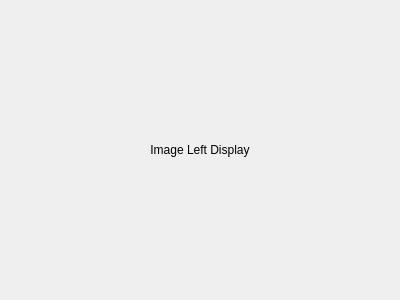
<?xml version="1.0" encoding="UTF-8"?>
<ui version="4.0">
 <class>CameraSolo</class>
 <widget class="QWidget" name="CameraSolo">
  <property name="geometry">
   <rect>
    <x>0</x>
    <y>0</y>
    <width>400</width>
    <height>300</height>
   </rect>
  </property>
  <property name="windowTitle">
   <string>CameraSolo</string>
  </property>
  <layout class="QHBoxLayout" name="horizontalLayout">
   <property name="spacing">
    <number>0</number>
   </property>
   <property name="margin">
    <number>0</number>
   </property>
   <item>
    <widget class="QLabel" name="labelImage">
     <property name="minimumSize">
      <size>
       <width>300</width>
       <height>200</height>
      </size>
     </property>
     <property name="text">
      <string>Image Left Display</string>
     </property>
     <property name="alignment">
      <set>Qt::AlignCenter</set>
     </property>
    </widget>
   </item>
  </layout>
 </widget>
 <resources/>
 <connections/>
</ui>
